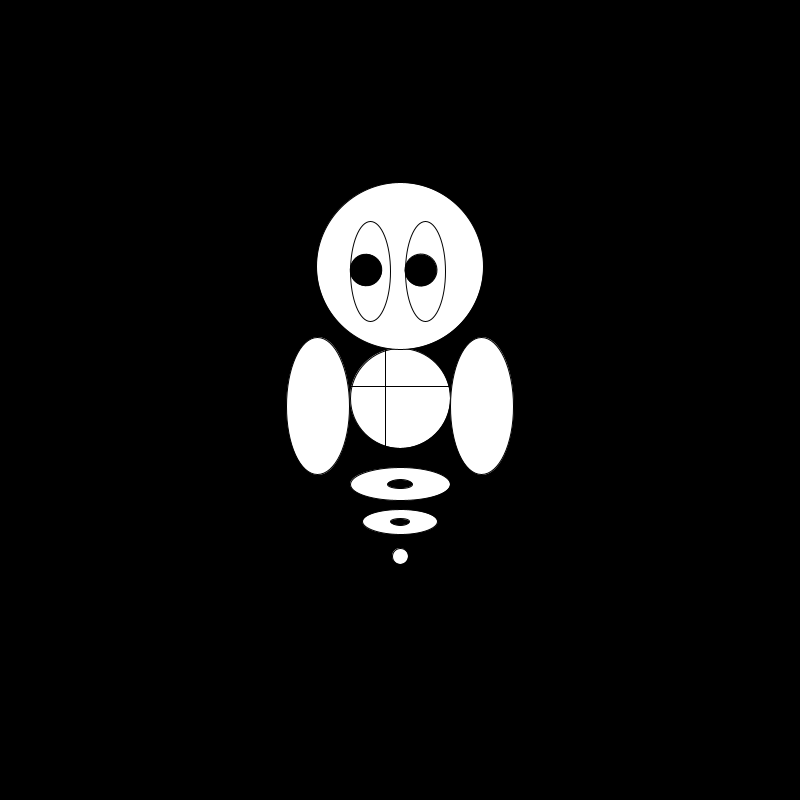
Frame 1 (no input)
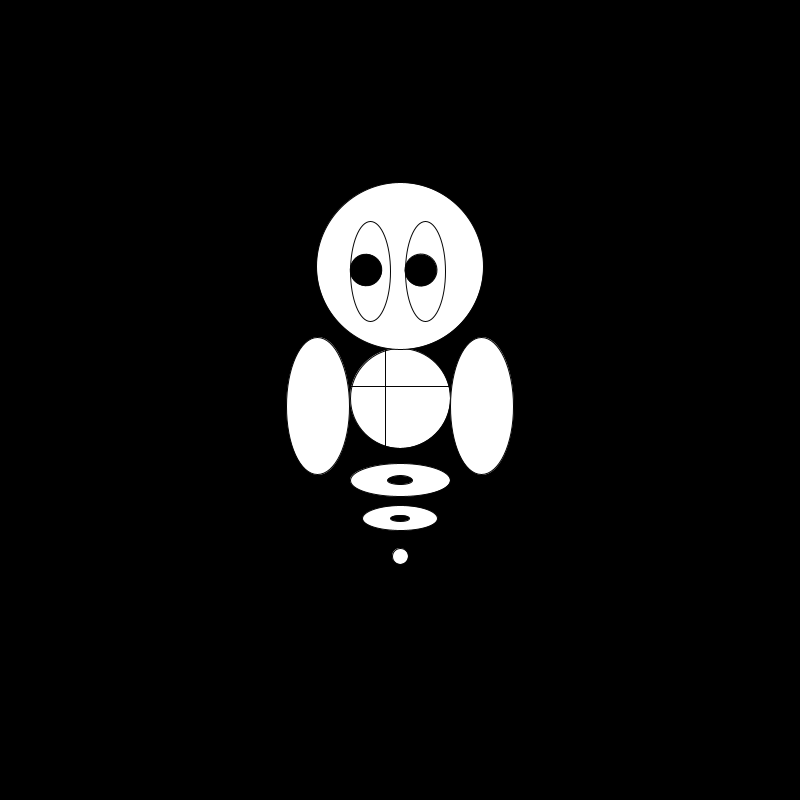
Frame 60 (the mouse pressed at the canvas centre just before this capture)
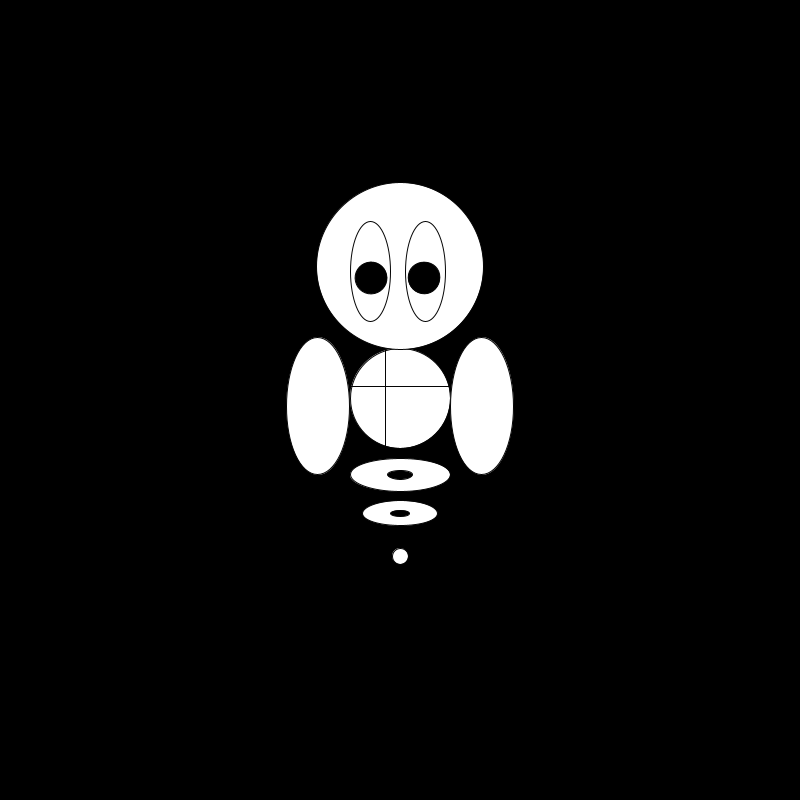
Frame 120 (the mouse held since frame 60 and released just before this capture)

The Processing sketch that drew these frames (run headless with seeded random() and noise(); from frame 60 on, the mouse is pressed at the canvas centre):

// Processing sketch: processing_14399
// ── processing_14399.pde

/*
    Program Name: Hover
    Version: 1.0

    Copyright (C) <year>  <name of author>

    This program is free software: you can redistribute it and/or modify
    it under the terms of the GNU General Public License as published by
    the Free Software Foundation, either version 3 of the License, or
    (at your option) any later version.

    This program is distributed in the hope that it will be useful,
    but WITHOUT ANY WARRANTY; without even the implied warranty of
    MERCHANTABILITY or FITNESS FOR A PARTICULAR PURPOSE.  See the
    GNU General Public License for more details.

    You should have received a copy of the GNU General Public License
    along with this program.  If not, see <http://www.gnu.org/licenses/>.

*/

color bgcolor = color(255, 255, 255);
color drawColor = color( 255, 255, 255);
void setup() {
  size (800,800);
}



void draw() {
  background(0); // background color
  smooth();
  Hover(width / 2, height / 3); // draw character
  stroke(4);

  if ( mousePressed == true ) {
    if (mouseButton == LEFT) {
      background(0);
      Hover(mouseX, mouseY);
    }
  }
}
void mouseDragged() {
  background(0);
  drawColor = color( random(255), random(255), random(255) );
  stroke (drawColor);
  strokeWeight(4);
  Hover(mouseX, mouseY);
}


// character function
void Hover(int x_pos, int y_pos)
{
  float x_size = width / 2;
  float y_size = height / 2;
  float hoverspeed;
  if (mousePressed) {
    hoverspeed = 0.4;
  }
  else {
    hoverspeed = 0.1;
  } 

  fill(255);
  ellipse(x_pos, y_pos + 132, x_size / 4, y_size / 4); // body
  ellipse(x_pos + 82, y_pos + 140, x_size / 6.3, y_size / 2.9); // right hand
  ellipse(x_pos - 82, y_pos + 140, x_size / 6.3, y_size / 2.9); // left hand

  line(x_pos - 15,y_pos + 80, x_pos - 15, y_pos + 180); // cross 1
  line(x_pos - 50,y_pos + 120, x_pos + 50, y_pos + 120); // cross 2

  head(x_pos, y_pos, x_size);
  eye(x_pos + 25, y_pos + 5, 100 );
  eye(x_pos - 30, y_pos + 5, 100 ); 
  hoverRing(x_pos, y_pos + 217 + (sin(frameCount * hoverspeed) * 10.5), 200);
  hoverRing(x_pos, y_pos + 255 + (sin(frameCount * hoverspeed) * 10), 150);
  hoverBall(x_pos, y_pos + 290, 16);
}

void head(float x, float y, float scale) {
  ellipse(x, y, scale / 2.4, scale / 2.4); // head
}

void eye(float x, float y, float scale) {

  float angle = atan2(mouseY-y, mouseX-x);

  float eye_distance = 5;

  fill(255);
  ellipse(x, y, 40, 100); // eye
  //  fill(0);
  //  ellipse(x, y + 5, 40, 60); // eyeball


  pushMatrix();
  translate(x, y+2);
  rotate(angle);
  fill(0);
  ellipse(eye_distance, 0, 32, 32); // pupil
  popMatrix();
}


void hoverRing(float x, float y, float scale)
{
  fill(255);
  ellipse(x, y, scale / 2, scale / 6);  // hover ring 1
  fill(0);
  ellipse(x, y, scale / 8, scale / 24); // inner ring 1
}

void hoverBall(int x, int y, float scale) {
  fill(255);
  ellipse(x, y, scale, scale); // ball
}

void mousePressed() {
  println (mouseX + " " + mouseY);
}
